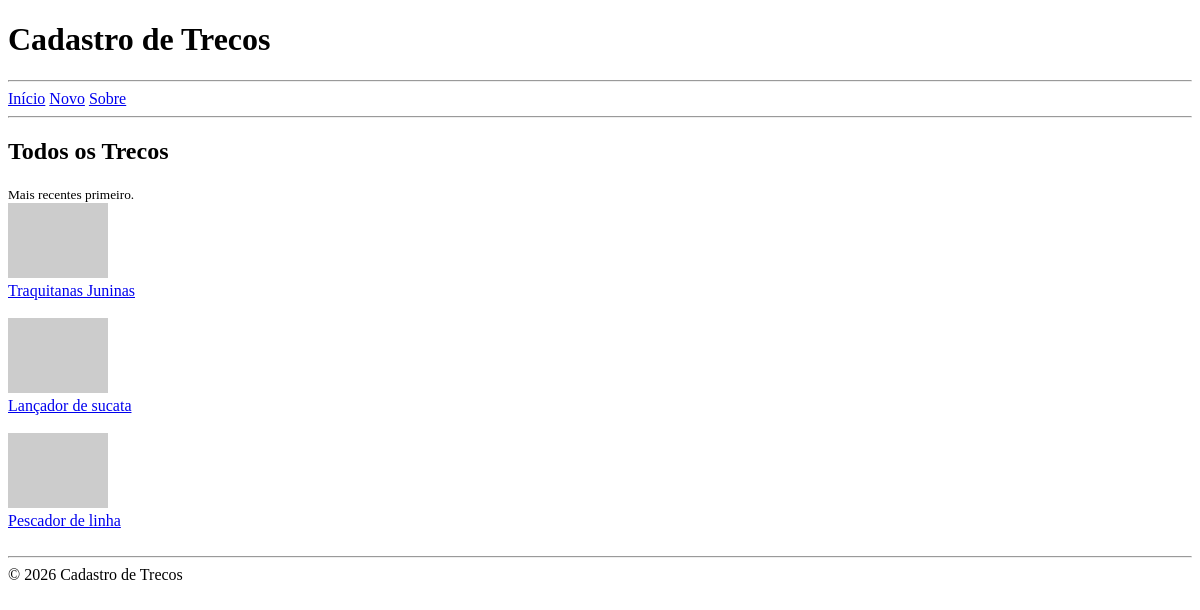
Before: / with the older database file.
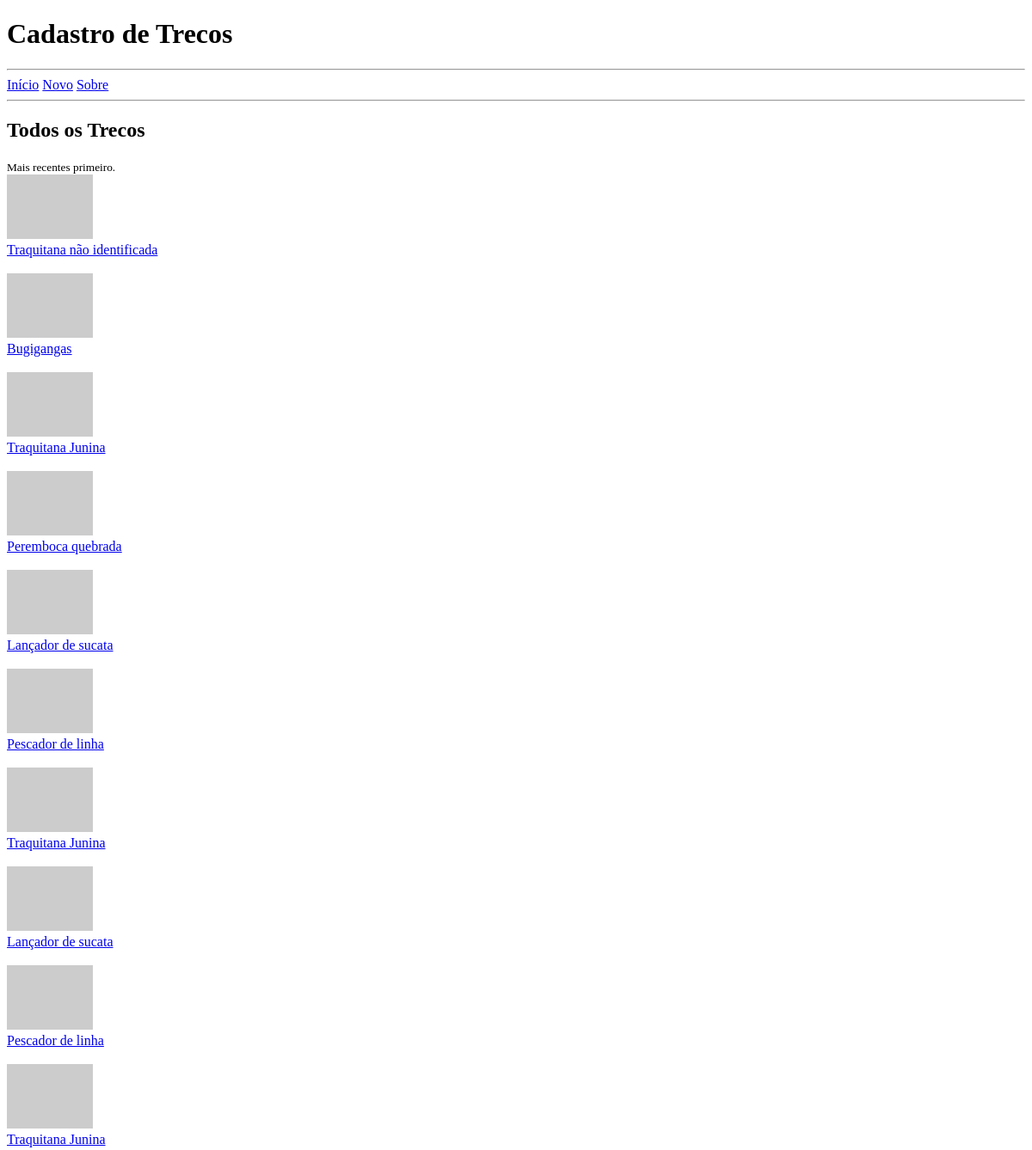
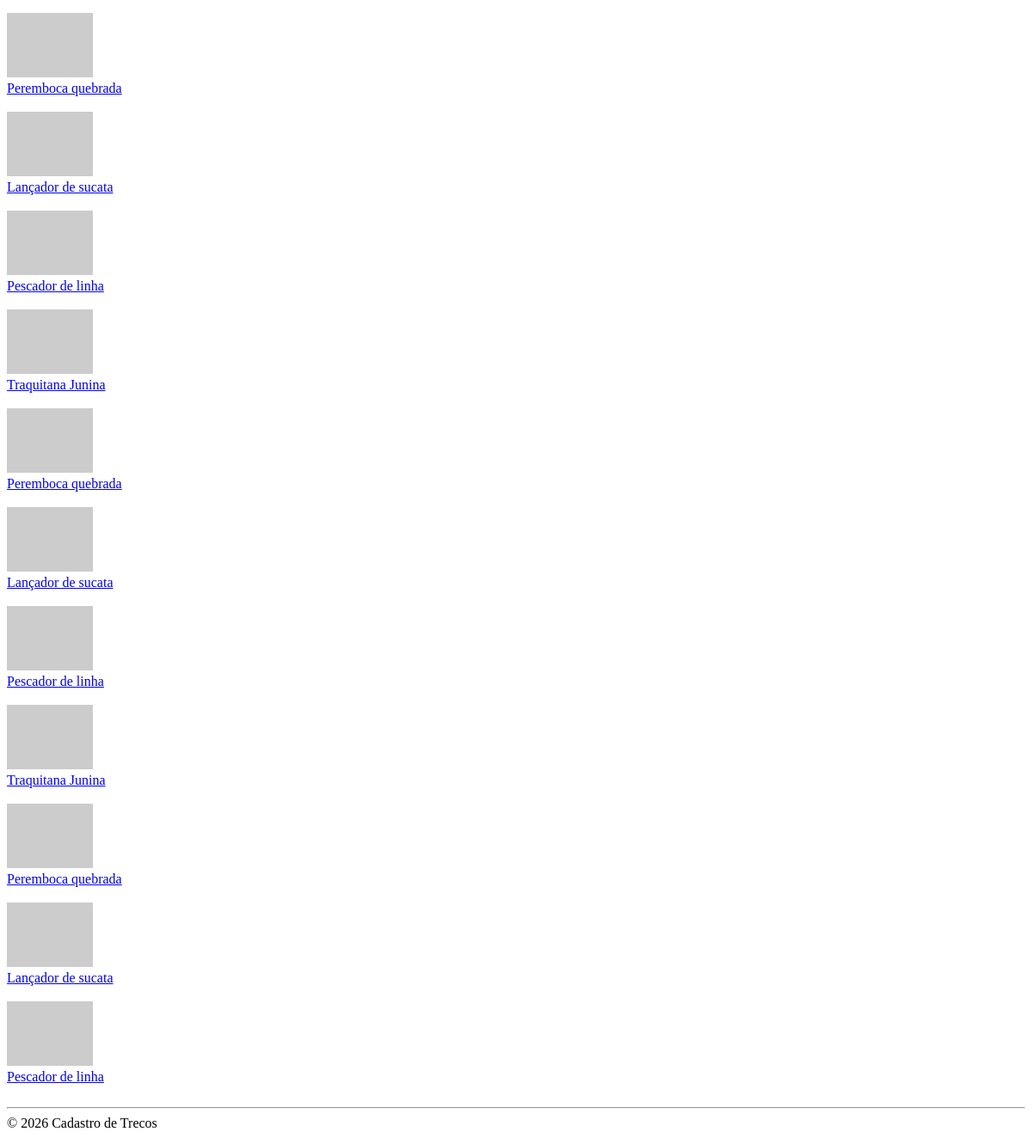
After: the same page with the newer database file (2 pictures, top to bottom).
### tables this page shows
CREATE TABLE thing (
    id INTEGER PRIMARY KEY AUTOINCREMENT,
    created_at TEXT DEFAULT CURRENT_TIMESTAMP,
    name TEXT,
	description TEXT,
    location TEXT, 
	photo TEXT,
	status TEXT CHECK (status IN ('on', 'off', 'del')) DEFAULT 'on'
);

### app.py (the view)
@app.route("/")
def index():
    with sqlite3.connect('database.db') as conn:
        conn.row_factory = sqlite3.Row
        contents = conn.execute("""
            SELECT id, name, photo
            FROM thing
                WHERE status = 'on'
                ORDER BY created_at DESC
        """).fetchall()
    total = len(contents)
    return render_template(
        'index.html',
        contents=contents,
        total=total
    )

### templates/index.html (shortened to what this page needs)
{% extends '_base.html' %}
{% block main %}
<section>
    <h2>Todos os Trecos</h2>
    <small>Mais recentes primeiro.</small>
    {% if total > 0 %}
    <div>
        {% for content in contents %}
        <div>
            <div><img src="{{ content.photo }}" alt="{{ content.name }}" width="100"></div>
            <div><a href="{{ url_for('view', thing_id=content.id) }}">{{ content.name }}</a></div>
        </div>
        {% endfor %}
    </div>
    {% else %}
    <p>
        Nenhum treco cadastrado ainda!
        <a href="{{ url_for('new_thing') }}">Cadastre um treco</a>
    </p>
    {% endif %}
</section>
{% endblock %}

### templates/_base.html (shortened to what this page needs)
<!DOCTYPE html>
<html lang="pt-BR">
<head>
</head>
<body>
    <header>
        <h1>Cadastro de Trecos</h1>
    </header>
    <hr>
    <nav>
        <a href="{{ url_for('index') }}">Início</a>
        <a href="{{ url_for('new_thing') }}">Novo</a>
        <a href="{{ url_for('about') }}">Sobre</a>
    </nav>
    <hr>
    <main>
        {% block main %}{% endblock %}
    </main>
    <hr>
    <footer>&copy; 2026 Cadastro de Trecos</footer>
</body>
</html>

Changed rows visible on the page:
added thing: name "Traquitana não identificada"
added thing: name "Bugigangas"
changed thing (number 3 of 21 on the later page): name "Traquitanas Juninas" → "Traquitana Junina"
now on this page (row edited): thing: name "Peremboca quebrada"
added thing: name "Traquitana Junina"
added thing: name "Lançador de sucata"
added thing: name "Pescador de linha"
added thing: name "Traquitana Junina"
added thing: name "Peremboca quebrada"
added thing: name "Lançador de sucata"
added thing: name "Pescador de linha"
added thing: name "Traquitana Junina"
added thing: name "Peremboca quebrada"
added thing: name "Lançador de sucata"
added thing: name "Pescador de linha"
added thing: name "Traquitana Junina"
added thing: name "Peremboca quebrada"
added thing: name "Lançador de sucata"
added thing: name "Pescador de linha"
